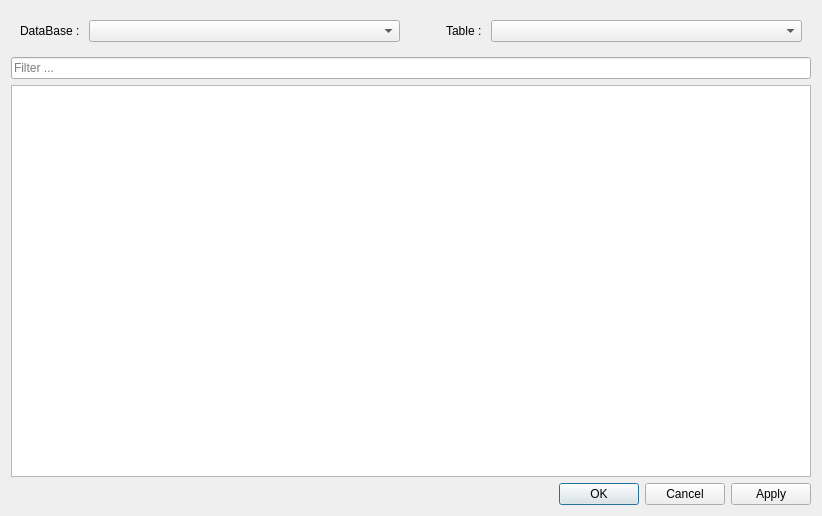
<?xml version="1.0" encoding="UTF-8"?>
<ui version="4.0">
 <class>DbSearchDialog</class>
 <widget class="QDialog" name="DbSearchDialog">
  <property name="windowModality">
   <enum>Qt::ApplicationModal</enum>
  </property>
  <property name="geometry">
   <rect>
    <x>0</x>
    <y>0</y>
    <width>822</width>
    <height>516</height>
   </rect>
  </property>
  <property name="windowTitle">
   <string>DataBase Browser</string>
  </property>
  <property name="modal">
   <bool>true</bool>
  </property>
  <layout class="QVBoxLayout" name="verticalLayout">
   <item>
    <widget class="QWidget" name="widget" native="true">
     <layout class="QHBoxLayout" name="horizontalLayout">
      <item>
       <widget class="QLabel" name="label">
        <property name="sizePolicy">
         <sizepolicy hsizetype="Maximum" vsizetype="Preferred">
          <horstretch>0</horstretch>
          <verstretch>0</verstretch>
         </sizepolicy>
        </property>
        <property name="text">
         <string>DataBase : </string>
        </property>
       </widget>
      </item>
      <item>
       <widget class="QComboBox" name="dbListCombo"/>
      </item>
      <item>
       <spacer name="horizontalSpacer">
        <property name="orientation">
         <enum>Qt::Horizontal</enum>
        </property>
        <property name="sizeType">
         <enum>QSizePolicy::Maximum</enum>
        </property>
        <property name="sizeHint" stdset="0">
         <size>
          <width>40</width>
          <height>20</height>
         </size>
        </property>
       </spacer>
      </item>
      <item>
       <widget class="QLabel" name="label_2">
        <property name="sizePolicy">
         <sizepolicy hsizetype="Maximum" vsizetype="Preferred">
          <horstretch>0</horstretch>
          <verstretch>0</verstretch>
         </sizepolicy>
        </property>
        <property name="text">
         <string>Table : </string>
        </property>
       </widget>
      </item>
      <item>
       <widget class="QComboBox" name="dbTableCombo"/>
      </item>
     </layout>
    </widget>
   </item>
   <item>
    <widget class="QLineEdit" name="searchFilter">
     <property name="placeholderText">
      <string>Filter ...</string>
     </property>
     <property name="clearButtonEnabled">
      <bool>true</bool>
     </property>
    </widget>
   </item>
   <item>
    <widget class="QTableView" name="tableView">
     <property name="sortingEnabled">
      <bool>false</bool>
     </property>
     <property name="wordWrap">
      <bool>false</bool>
     </property>
     <attribute name="horizontalHeaderStretchLastSection">
      <bool>true</bool>
     </attribute>
     <attribute name="verticalHeaderVisible">
      <bool>false</bool>
     </attribute>
     <attribute name="verticalHeaderStretchLastSection">
      <bool>false</bool>
     </attribute>
    </widget>
   </item>
   <item>
    <widget class="QDialogButtonBox" name="buttonBox">
     <property name="locale">
      <locale language="English" country="UnitedStates"/>
     </property>
     <property name="orientation">
      <enum>Qt::Horizontal</enum>
     </property>
     <property name="standardButtons">
      <set>QDialogButtonBox::Apply|QDialogButtonBox::Cancel|QDialogButtonBox::Ok</set>
     </property>
    </widget>
   </item>
  </layout>
 </widget>
 <resources/>
 <connections>
  <connection>
   <sender>buttonBox</sender>
   <signal>accepted()</signal>
   <receiver>DbSearchDialog</receiver>
   <slot>accept()</slot>
   <hints>
    <hint type="sourcelabel">
     <x>248</x>
     <y>254</y>
    </hint>
    <hint type="destinationlabel">
     <x>157</x>
     <y>274</y>
    </hint>
   </hints>
  </connection>
  <connection>
   <sender>buttonBox</sender>
   <signal>rejected()</signal>
   <receiver>DbSearchDialog</receiver>
   <slot>reject()</slot>
   <hints>
    <hint type="sourcelabel">
     <x>316</x>
     <y>260</y>
    </hint>
    <hint type="destinationlabel">
     <x>286</x>
     <y>274</y>
    </hint>
   </hints>
  </connection>
 </connections>
</ui>
